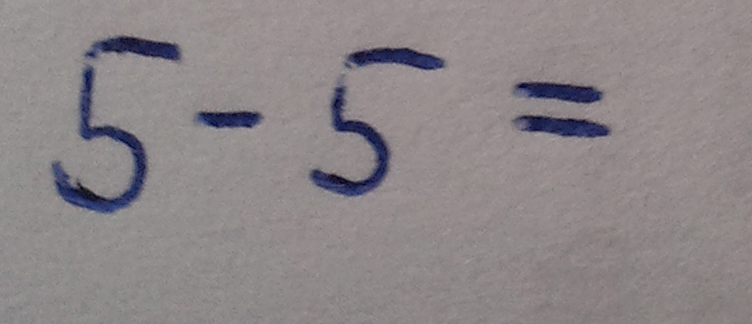
%> input picture img/minus.jpg, 752 x 324 px
$ octave --eval "result = test;"   (GNU Octave 9; MATLAB toolbox functions it lacks are replaced by stand-ins)
%> lines starting %> are read from the running program, lines starting %| are printed output that depends on the picture; in (x1, y1, x2, y2) boxes, pixels count from 0 and x2, y2 are one past the last pixel; in counts of white or black regions, pixels touching at a corner belong together; the program's own positions count from 1
function [result] = test

    result = [];
    image2 = imread('../img/minus.jpg','jpg');
%> image2 is the input picture: size 324x752x3 uint8; mean R, G, B 141, 134.6, 136.2
    image = imread('../img/plus.jpg','jpg');
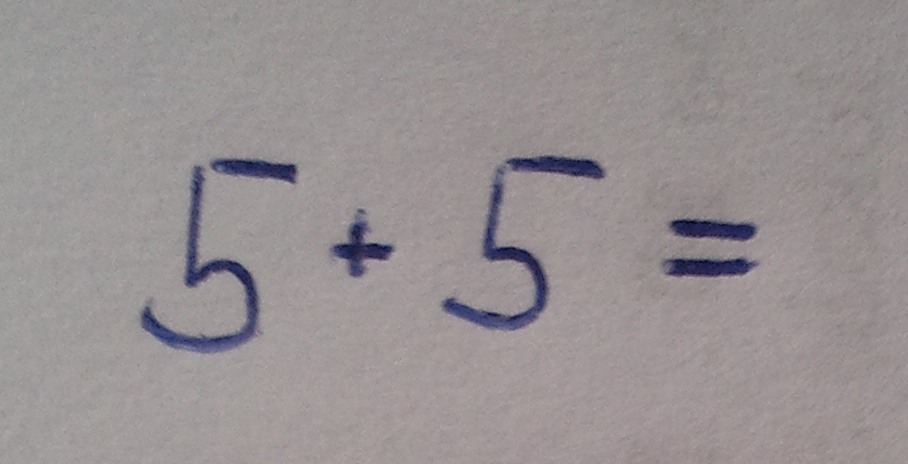
%> input picture img/plus.jpg, 908 x 464 px
%> image is the input picture: size 464x908x3 uint8; mean R, G, B 152, 145.6, 146.9
    image=im2double(image);
%> image: size 464x908x3 double
    image2=im2double(image2);
%> image2: size 324x752x3 double

    gauss_kernel = fspecial('gaussian',10,3);


    image=imfilter(image,gauss_kernel);
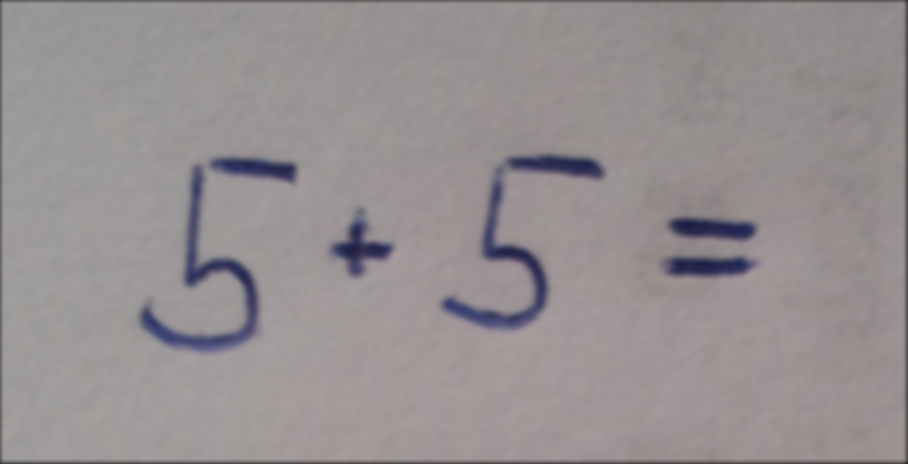
%> image: size 464x908x3 double; mean R, G, B 0.592, 0.567, 0.572
    imageBY=image(:,:,1)<0.5;
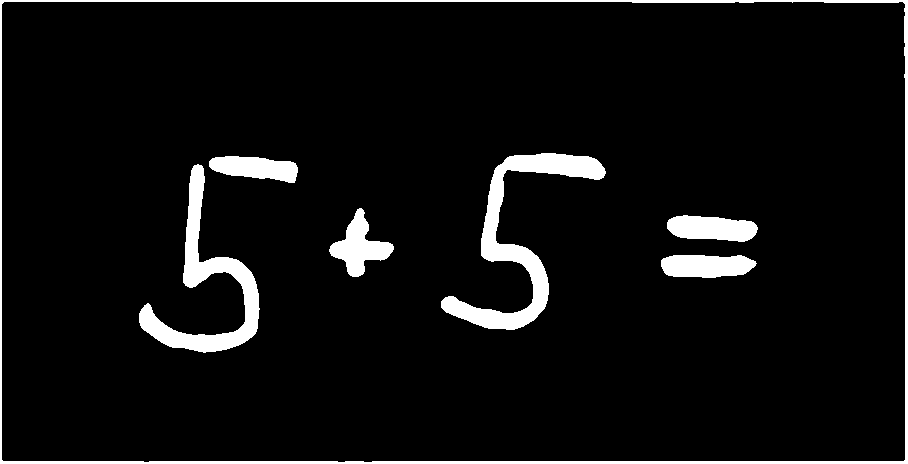
%> imageBY: size 464x908 logical; 6.2% white; 7 white regions, largest, box (x1, y1, x2, y2) and area: (0, 0, 908, 464) 7061, (441, 153, 606, 330) 6275, (139, 164, 260, 353) 5349
    image2=imfilter(image2,gauss_kernel);
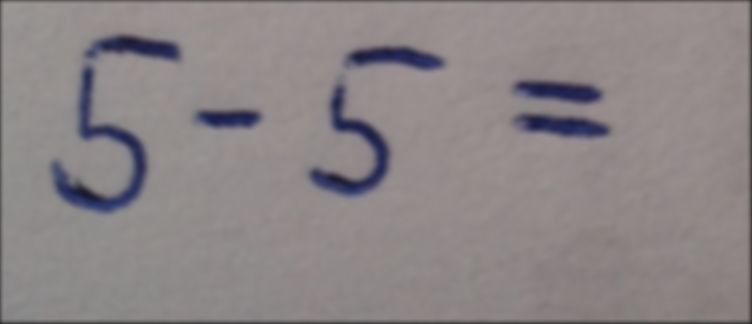
%> image2: size 324x752x3 double; mean R, G, B 0.548, 0.523, 0.529
    image2BY=image2(:,:,1)<0.5;
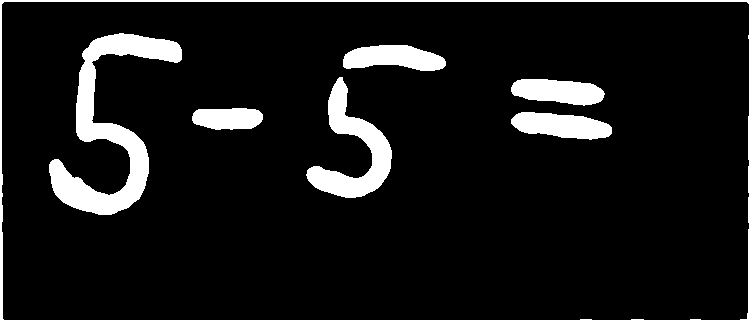
%> image2BY: size 324x752 logical; 10.1% white; 7 white regions, largest, box (x1, y1, x2, y2) and area: (49, 33, 182, 215) 7190, (0, 0, 752, 324) 6471, (306, 77, 392, 198) 3744
    %%level = graythresh(image);
    %%imageBY = im2bw(image,level);

    %imageBY = medfilt2(imageBY, 'zeros');

    %%noteOfInterest = imread('plus.jpg');
    %%noteOfInterest = rgb2gray(noteOfInterest);

% [7 lines of commented-out code are left out]

    subplot(1,2,1);
    imshow(imageBY);
    subplot(1,2,2);
    imshow(image2BY);
